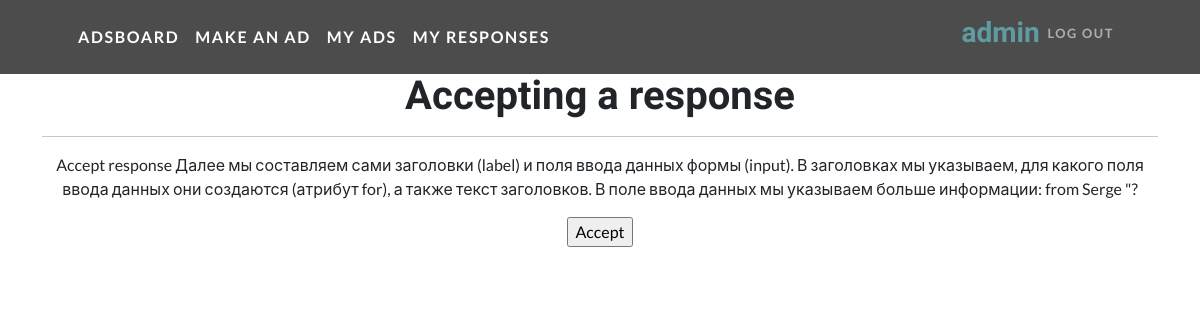
Screenshot of /adsboard/response/37/accept (signed in) with the database file from the repository.
### ads/models.py (models this page shows, shortened)
class Response(models.Model):
    buyer = models.ForeignKey(User, on_delete=models.CASCADE, verbose_name='Response author')
    advert = models.ForeignKey(Advert, on_delete=models.CASCADE, verbose_name='Advert', related_name='response')
    time_resp = models.DateTimeField(auto_now_add=True)
    text_resp = models.TextField()
    status_delete = models.BooleanField(default=False, verbose_name='Response removed')
    status_accept = models.BooleanField(default=False, verbose_name='Response accepted')

### ads/views.py (the view, shortened to what this page needs)
# urls.py: path('response/<int:pk>/accept', RespAccept.as_view(), name='resp_accept'),
class RespAccept(LoginRequiredMixin, UpdateView):
    model = Response
    template_name = 'resp_accept.html'
    form_class = ResponseAcceptForm

### ads/forms.py
class ResponseAcceptForm(forms.ModelForm):
    class Meta:
        model = Response
        fields = []

### templates/resp_accept.html (shortened to what this page needs)
{% extends 'flatpages/default.html' %}
{% block content %}
<h1>Accepting a response</h1>
<hr>
<form action="" method="post">
    <p>Accept response  {{ object.text_resp }} from {{object.buyer}} "?</p>
    <input type="submit" value="Accept" />
</form>
{% endblock content %}

### templates/flatpages/default.html (shortened to what this page needs)
<!DOCTYPE html>
{% load static %}
<html lang="en">
    <head>
        <link href="{% static 'css/styles.css' %}" rel="stylesheet" />
    </head>
    <body id="page-top">
        <nav class="navbar navbar-expand-lg navbar-dark navbar-custom fixed-top">
            <div class="container px-5">
                <a class="navbar-brand" href="/adsboard/">Adsboard</a>
                {% if request.user.is_authenticated %}
                <a class="navbar-brand" href="/adsboard/create">Make an ad</a>
                <a class="navbar-brand" href="/adsboard/profile">My ads</a>
                <a class="navbar-brand" href="/adsboard/user_resp/">My responses</a>
                {% endif %}
                <div class="collapse navbar-collapse" id="navbarResponsive">
                    <ul class="navbar-nav ms-auto">
                        {% if request.user.is_authenticated %}
                        <h3 style="color: #5e9ca0;">{{ request.user.username }}</h3>
                        <li class="nav-item"><a class="nav-link" href="/accounts/logout">Log Out</a></li>
                        {% endif %}
                    </ul>
                </div>
            </div>
        </nav>
    </body>
<br>
<br>
<br>
        <div class="container">
           <div class="row">
               <div class="col-lg-12 text-center">
                   {% block content %}{% endblock content %}
               </div>
           </div>
        </div>
</html>

### rows the page displays
Response: text_resp "Далее мы составляем сами заголовки (label) и поля ввода данных формы (input). В заголовках мы указываем, для какого поля ввода данных они создаются (атрибут for), а также текст заголовков. В поле ввода данных мы указываем больше информации:", buyer "Serge"

### other values shown
{{ request.user.username }} "admin"
